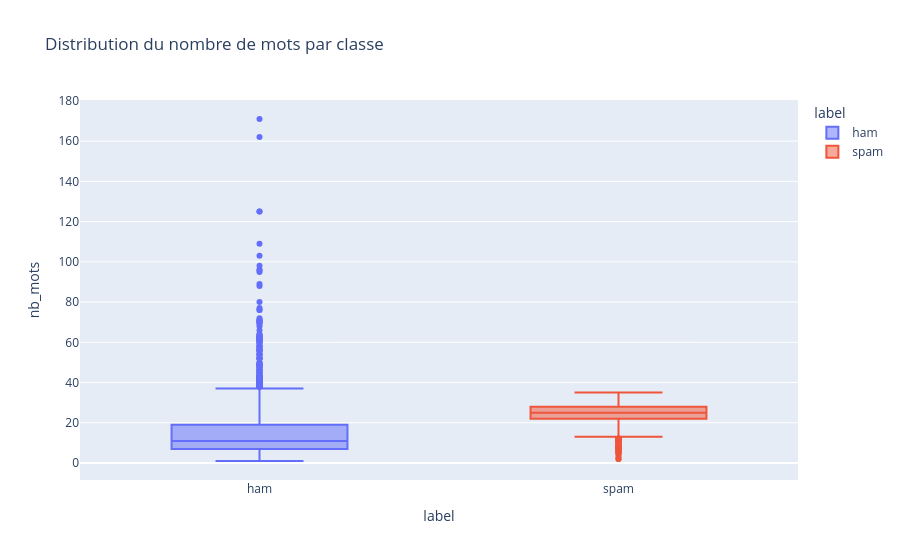

Source (notebook cell):
### Code cell
# Boxplot : longueur des messages par classe
fig = px.box(df, x="label", y="nb_mots", color="label",
             title="Distribution du nombre de mots par classe")
fig.show()

### Figure 1 — Plotly figure (JSON) as saved in the notebook; plotly's stock layout.template omitted (floating-point values rounded to 4 significant figures; data arrays with more than 128 entries replaced by an {"elided": "..."} marker saying what was removed)
{"data": [{"alignmentgroup": "True", "hovertemplate": "label=%{x}<br>nb_mots=%{y}<extra></extra>", "legendgroup": "ham", "marker": {"color": "#636efa"}, "name": "ham", "notched": false, "offsetgroup": "ham", "orientation": "v", "showlegend": true, "type": "box", "x": {"elided": "4825 str values"}, "x0": " ", "xaxis": "x", "y": {"elided": "4825 int values"}, "y0": " ", "yaxis": "y"}, {"alignmentgroup": "True", "hovertemplate": "label=%{x}<br>nb_mots=%{y}<extra></extra>", "legendgroup": "spam", "marker": {"color": "#EF553B"}, "name": "spam", "notched": false, "offsetgroup": "spam", "orientation": "v", "showlegend": true, "type": "box", "x": {"elided": "747 str values"}, "x0": " ", "xaxis": "x", "y": {"elided": "747 int values"}, "y0": " ", "yaxis": "y"}], "layout": {"boxmode": "overlay", "legend": {"title": {"text": "label"}, "tracegroupgap": 0}, "title": {"text": "Distribution du nombre de mots par classe"}, "xaxis": {"anchor": "y", "categoryarray": ["ham", "spam"], "categoryorder": "array", "domain": [0, 1], "title": {"text": "label"}}, "yaxis": {"anchor": "x", "domain": [0, 1], "title": {"text": "nb_mots"}}}}
